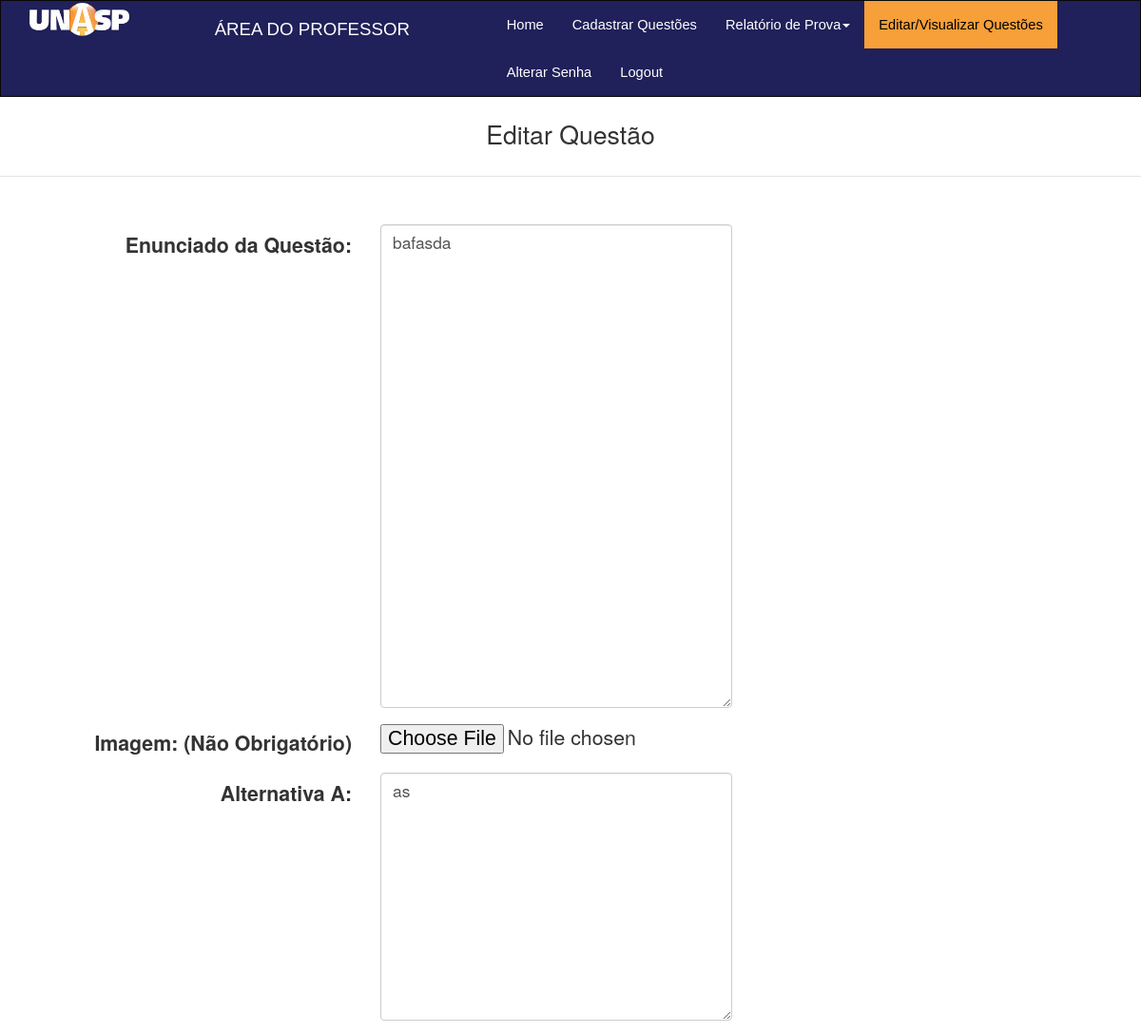
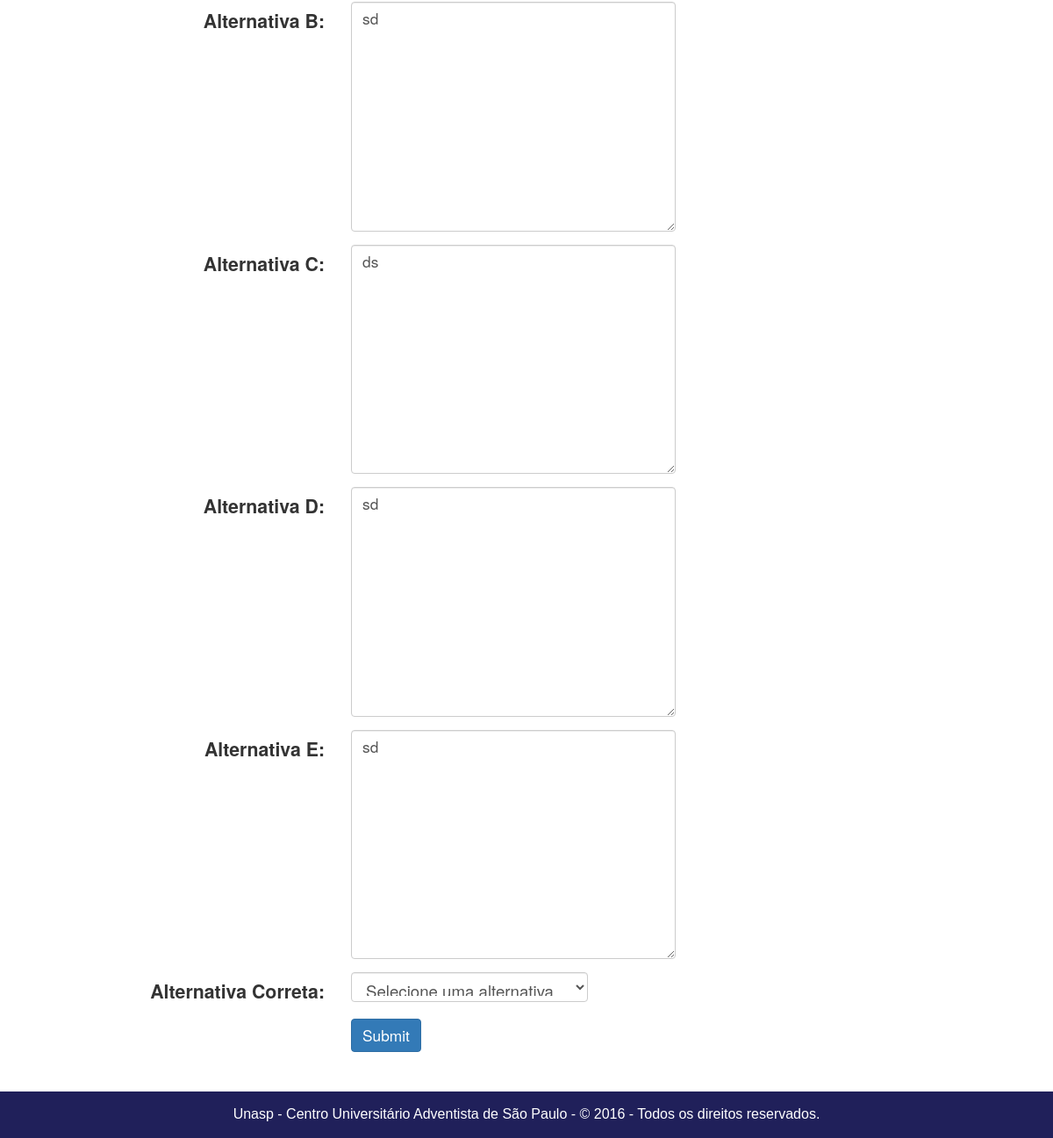
The page /Professor/editaquestao.php?iddisciplina=4&id=14 (signed in) on the database its author committed (2 pictures, top to bottom).
### tables this page shows
CREATE TABLE `questao` (
  `id` int(11) NOT NULL AUTO_INCREMENT,
  `iddisciplina` int(11) NOT NULL,
  `titulo` mediumtext NOT NULL,
  `imagem` longtext,
  `resposta1` mediumtext NOT NULL,
  `resposta2` mediumtext NOT NULL COMMENT '	',
  `resposta3` mediumtext NOT NULL,
  `resposta4` mediumtext NOT NULL,
  `resposta5` mediumtext NOT NULL,
  `respostacorreta` varchar(1) NOT NULL,
  `flgativo` tinyint(1) NOT NULL DEFAULT '1',
  PRIMARY KEY (`id`),
  KEY `fk_questao_disciplina1_idx` (`iddisciplina`),
  CONSTRAINT `fk_questao_disciplina1` FOREIGN KEY (`iddisciplina`) REFERENCES `disciplina` (`id`) ON DELETE NO ACTION ON UPDATE NO ACTION
);

### classes/class_questao.php (called while the page is built, shortened)
<?php
class questao {
		function selectQuestaoById($pdo,$id){
			$conn = $pdo->prepare("SELECT * FROM questao WHERE id=:id");
			$conn->bindParam(":id",$id,PDO::PARAM_INT);
			$conn->execute();
			return $conn->fetchAll(PDO::FETCH_ASSOC);
		}
	}
	?>

### Professor/editaquestao.php (the view, shortened to what this page needs)
<?php
include_once('../classes/class_disciplina.php');
include_once('../classes/class_questao.php');
$iddisciplina = $_GET['iddisciplina'];
$idquestao = $_GET['id'];
if(isset($_GET['deleta'])){
$x = new questao();
$retorno = $x->deletaQuestao($PDO,$idquestao,$iddisciplina);
}else{
$x= new questao();
    $key = $x->selectQuestaoById($PDO,$idquestao);
?>
	<!DOCTYPE html>
	<html>
	<head>
	      <link rel="stylesheet" href="../assets/css/normalize.css">
	      <link rel="stylesheet" href="../assets/bootstrap-3.3.7-dist/css/bootstrap.min.css">
	      <link rel="stylesheet" href="../assets/bootstrap-3.3.7-dist/js/newjs.js">
	      <link rel="stylesheet" href="../assets/css/newstyle.css">
	</head>
	<body>
<nav class="navbar navbar-inverse" style="border-radius:0px; background:#20205a;">
  <div class="container-fluid">
	      <div class="col-sm-2">
	        <a  class="navbar-brand" href="index.php"><img style="margin-top:-13px;width:70%;"  src="../assets/img/UNASP.png" alt="logo unasp"></a>
	     </div>
	      <div class="col-sm-3">
	        <h3 class="areadoprofessor">ÁREA DO PROFESSOR</h3>
	      </div>
    <div class="col-sm-7">
    <ul class="nav navbar-nav">
      <li ><a id="font-white" href="index.php">Home</a></li>
<li><a  id="font-white" href="pre-cadastra.php">Cadastrar Questões</a></li>
      <li class="dropdown"><a id="font-white" class="dropdown-toggle" data-toggle="dropdown" href="#">Relatório de Prova<span class="caret"></span></a>
      </li>
      <li  class="active"><a id="ativo" href="listadisciplinas.php">Editar/Visualizar Questões</a></li>
	        <li><a id="font-white" href="alterarsenha.php">Alterar Senha</a></li>
	        <li><a id="font-white" href="../logout.php">Logout</a></li>
    </ul>
  </div>
  </div>
</nav>
	<legend class="text-center">Editar Questão</legend>
	<form class="form-horizontal" id="questcad" enctype="multipart/form-data" action="editaquestao.php" method="post">
	<fieldset>
	<div class="form-group">
	  <label class="col-md-4 control-label" for="textarea">Enunciado da Questão:</label>
	  <div class="col-md-4">
	    <textarea required="" class="form-control" rows="20" id="titulo" name="titulo"  placeholder="Insira o Enunciado da Questão"><?php echo $key[0]['titulo']; ?></textarea>
	  </div>
	</div>
	<div class="form-group">
	  <label class="col-md-4 control-label" for="img">Imagem: (Não Obrigatório)</label>
	  <div class="col-md-4">
	    <input id="img" name="imagem" class="input-file" type="file">
	  </div>
	</div>
	<div class="form-group">
	  <label class="col-md-4 control-label" for="resp1">Alternativa A:</label>
	  <div class="col-md-4">
	  <textarea required="" class="form-control" rows="10" name="resp1" type="textarea" placeholder="Insira Alternativa A"><?php echo $key[0]['resposta1']; ?></textarea>
	  </div>
	</div>
	<div class="form-group">
	  <label class="col-md-4 control-label" for="resp2">Alternativa B:</label>
	  <div class="col-md-4">
	  <textarea required="" class="form-control" rows="10" name="resp2" type="textarea" placeholder="Insira Alternativa B"><?php echo $key[0]['resposta2']; ?></textarea>
	  </div>
	</div>
	<div class="form-group">
	  <label class="col-md-4 control-label" for="resp3">Alternativa C:</label>
	  <div class="col-md-4">
	  <textarea required="" class="form-control" rows="10" name="resp3" type="textarea" placeholder="Insira Alternativa C"><?php echo $key[0]['resposta3']; ?></textarea>
	  </div>
	</div>
	<div class="form-group">
	  <label class="col-md-4 control-label" for="resp4">Alternativa D:</label>
	  <div class="col-md-4">
	  <textarea required="" class="form-control" rows="10" name="resp4" type="textarea" placeholder="Insira Alternativa D"><?php echo $key[0]['resposta4']; ?></textarea>
	  </div>
	</div>
	<div class="form-group">
	  <label class="col-md-4 control-label" for="resp5">Alternativa E:</label>
	  <div class="col-md-4">
	  <textarea required="" class="form-control" rows="10" name="resp5" type="textarea" placeholder="Insira Alternativa E"><?php echo $key[0]['resposta5']; ?></textarea>
	  </div>
	</div>
	<div class="form-group">
	  <label class="col-md-4 control-label" for="respcorreta">Alternativa Correta:</label>
	  <div class="col-md-3">
	    <select id="respcorreta" required="" name="respcorreta" class="form-control" style="font-size:14pt;">
	    		<option value="">Selecione uma alternativa</option>
	    </select>
	  </div>
	</div>
	<div class="form-group">
	  <label class="col-md-4 control-label" for="singlebutton"></label>
	  <div class="col-md-1">
	    <input style="font-size:13pt;" name="envia" type="submit" class="btn btn-primary"></input>
	  </div>
	</div>
	</fieldset>
	</form>
     <div id="footer">
      <div class="container">
        <p class="muted credit"> Unasp - Centro Universitário Adventista de São Paulo - © 2016 - Todos os direitos reservados.</a></p>
      </div>
    </div>
	</body>
	</html>
<?php
}
	?>

### assets/css/newstyle.css (style rules this page uses)
.areadoprofessor { font-family: sans-serif; font-size: 14pt; color: white !important; }
.form-group { width: 100% !important; font-size: 16pt; right: 0; bottom: 0; left: 0; }
.form-horizontal { padding: 30px 0 30px; }
legend { font-size: 20pt !important; padding-bottom: 25px; }
a#ativo { color: #000000 !important; background: #f79f38; font-family: sans-serif; font-size: 11pt; }
a#font-white { font-size: 11pt; font-family: sans-serif; color: #ffffff; }
.form-control { font-size: 13pt; }
html, body { height: 100%; }
#push, #footer { height: auto; }
#footer { background-color: #20205a; padding: 15px 0 5px; text-align: center; color: #fff; font-size: 12pt; font-family: 'Cabin', sans-serif; }

### rows shown on the page
questao: titulo "bafasda", resp1 "as", resp2 "sd", resp3 "ds", resp4 "sd", resp5 "sd"
